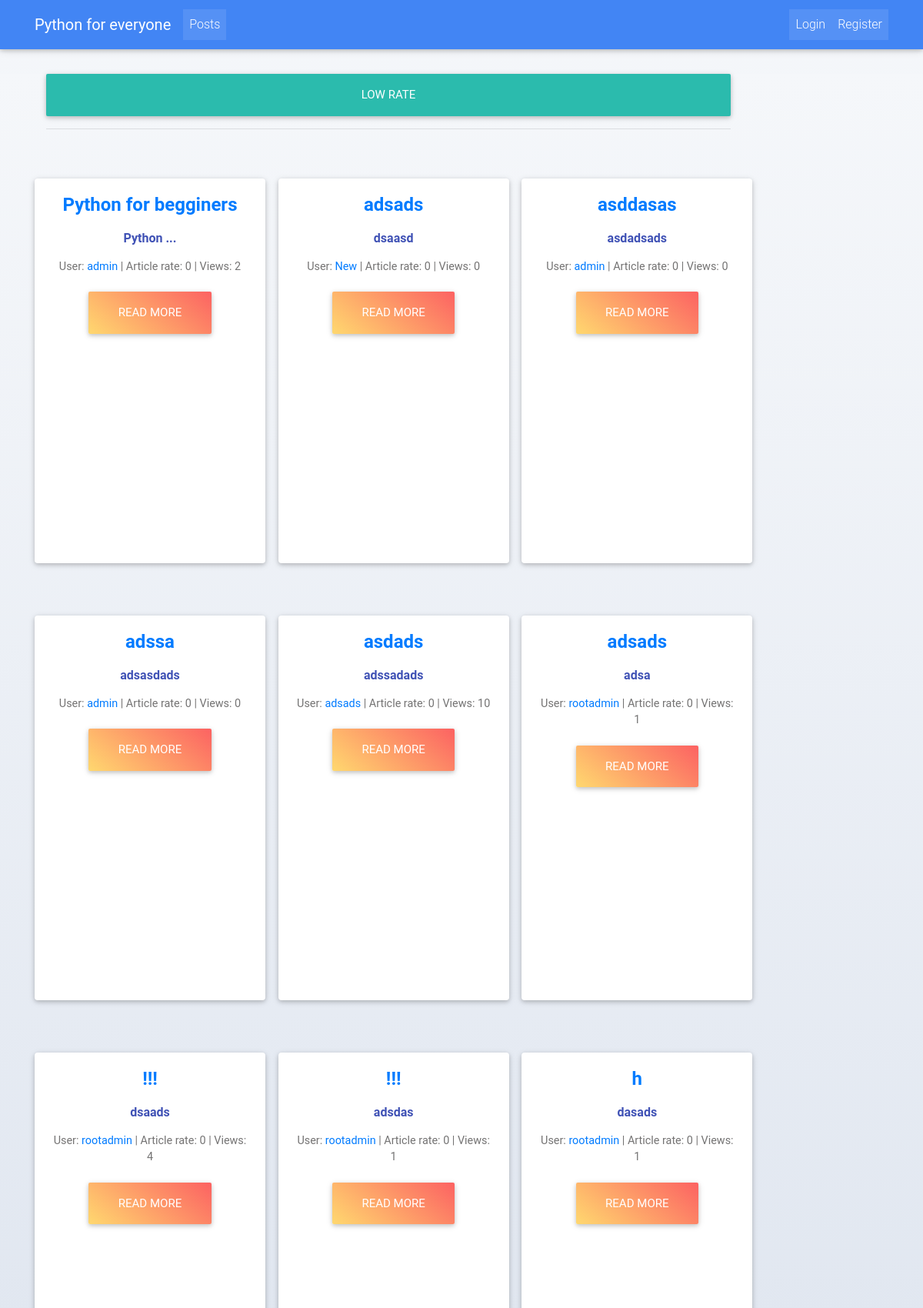
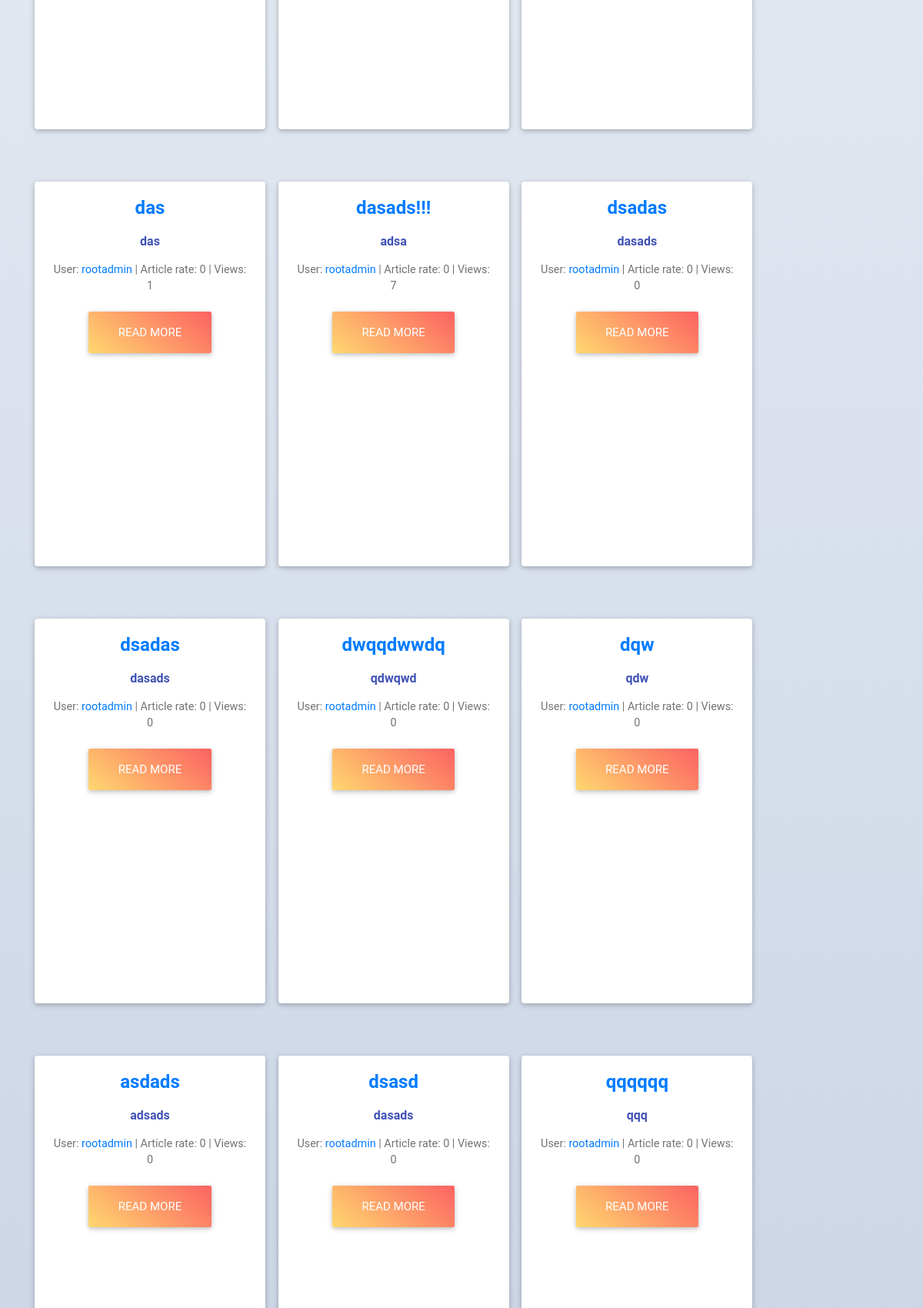
/posts/rate/low_rate/ (upper part), run on the app's committed database (2 pictures, top to bottom).
### post/models.py (models this page shows, shortened)
class Posts(models.Model):
    user = models.ForeignKey(User, on_delete=models.CASCADE)
    title = models.CharField(max_length=50)
    content = models.TextField()
    image = models.ImageField(upload_to='media',
                              null=True,
                              blank=True,
                              )
    rate = models.PositiveSmallIntegerField(default=0)
    views = models.PositiveIntegerField(default=0)
    updated_at = models.DateTimeField(auto_now_add=False, auto_now=True)
    timestamp = models.DateTimeField(auto_now_add=True, auto_now=False)
    category = models.ForeignKey(Category, on_delete=models.CASCADE)
    objects = PostManager()
    likes = GenericRelation(Like)
    class Meta:
        verbose_name = 'Posts'
        verbose_name_plural = 'Post'
    def get_user_url(self):
        return reverse("accounts:account", kwargs={"id": self.user_id})
    def get_absolute_url(self):
        return reverse("post:detail_page", kwargs={"id": self.id})

### post/views.py (the view)
# urls.py: re_path('^rate/(?P<slug>[-\w]+)/$', high_middle_low_rate, name='high_middle_low_rate'),
def high_middle_low_rate(request, slug):
    if slug not in ['high_rate', 'middle_rate', 'low_rate']:
        raise Http404
    elif slug == 'high_rate':
        posts = Posts.objects.high_rate()
        slug1 = "High"
    elif slug == 'middle_rate':
        posts = Posts.objects.middle_rate()
        slug1 = "Middle"
    elif slug == 'low_rate':
        posts = Posts.objects.low_rate()
        slug1 = "Low"
    context = {
        'posts': posts,
        'title': slug1,
    }
    return render(request, "home/choose_rate.html", context)

### post/models.py (called while the page is built)
    def low_rate(self, *args, **kwargs):
        return self.filter(rate__range=(0, 10))

### templates/home/choose_rate.html (shortened to what this page needs)
{% extends "home/base.html" %}
{% block content %}
<br><br>
<div class="user_div">
    <div class="container">
        <div class="row">
            <div class="col-10 col-xs-offset-2">
                <div class="container">
                <h2 class="btn btn-default btn-lg btn-block">{{ title }} rate</h2>
                <hr>
                </div>
                {% if posts %}
                    <div class="row">
                    {% for post in posts %}
                        {% if forloop.counter0|divisibleby:3 %}
                            </div><br><br><div class="row">
                        {% endif %}
                            <div class="view_cat col-xs-12 col-sm-6 col-md-4 post-choose">
                                <div class="card card-cascade width_card">
                                  <div class="card-body card-body-cascade text-center">
                                    <h4 class="card-title"><strong><a href="{{ post.get_absolute_url }}">{{ post.title }}</a></strong></h4>
                                    <h6 class="font-weight-bold indigo-text py-2">{{ post.content|truncatechars:20 }}</h6>
                                    <p class="card-text"> User: <a href="{{ post.get_user_url }}">{{ post.user.username }}</a> | Article rate: {{ post.rate }} | Views: {{ post.views }}</p>
                                    <a href="{{ post.get_absolute_url }}" class="btn peach-gradient btn-lg ">Read more</a>
                                  </div>
                                </div>
                            </div>
                    {% endfor %}
                    </div>
                {% else %}
                    <h3 class="alert alert-info text-center">Ops, we haven't posts with this rate</h3>
                {% endif %}
            </div>
        </div>
        </div>
    </div>
{% endblock %}

### static/css/style.css (style rules this page uses)
.user_div { background: linear-gradient(#f5f7fa, #c3cfe2); }
.post-choose { height: 10%; }
.card { width: 300px; }
.width_card { height: 500px; }
.view_cat { margin-bottom: 20px; }

### data on the page
Posts: title "Python for begginers", content "Python ...", user.username "admin", rate "0", views "2"
Posts: title "adsads", content "dsaasd", user.username "New", rate "0", views "0"
Posts: title "asddasas", content "asdadsads", user.username "admin", rate "0", views "0"
Posts: title "adssa", content "adsasdads", user.username "admin", rate "0", views "0"
Posts: title "asdads", content "adssadads", user.username "adsads", rate "0", views "10"
Posts: title "adsads", content "adsa", user.username "rootadmin", rate "0", views "1"
Posts: title "!!!", content "dsaads", user.username "rootadmin", rate "0", views "4"
Posts: title "!!!", content "adsdas", user.username "rootadmin", rate "0", views "1"
Posts: title "h", content "dasads", user.username "rootadmin", rate "0", views "1"
Posts: title "das", content "das", user.username "rootadmin", rate "0", views "1"
Posts: title "dasads!!!", content "adsa", user.username "rootadmin", rate "0", views "7"
Posts: title "dsadas", content "dasads", user.username "rootadmin", rate "0", views "0"
Posts: title "dsadas", content "dasads", user.username "rootadmin", rate "0", views "0"
Posts: title "dwqqdwwdq", content "qdwqwd", user.username "rootadmin", rate "0", views "0"
Posts: title "dqw", content "qdw", user.username "rootadmin", rate "0", views "0"
Posts: title "asdads", content "adsads", user.username "rootadmin", rate "0", views "0"
Posts: title "dsasd", content "dasads", user.username "rootadmin", rate "0", views "0"
Posts: title "qqqqqq", content "qqq", user.username "rootadmin", rate "0", views "0"

### other printed values
{{ title }} "LOW"
